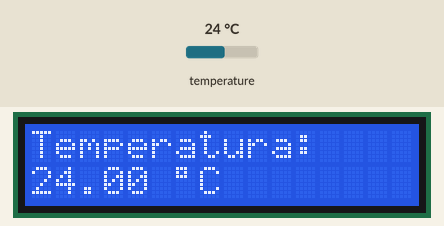
Simulated run of this sketch. Board: Arduino Uno, built with avr-gcc and run on an emulated ATmega328P. On the bench: 16×2 character LCD. The test bench sets the inputs (shaded band); at power-on: temperature 24 °C. What the sketch prints to the serial monitor is not drawn.

Above: at 1.2 s.
1.3 s: temperature set to 12 °C
At 11.3 s:
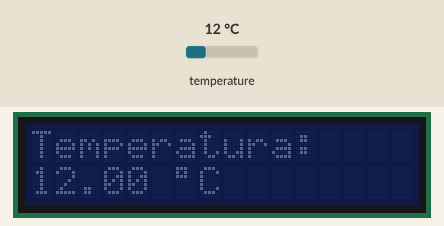
12.0 s: temperature set to 19 °C
At 17.3 s:
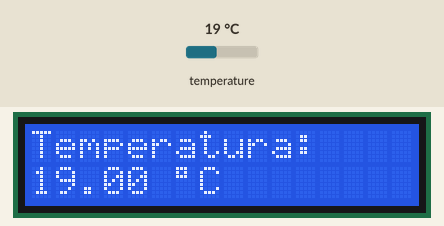
18.4 s: temperature set to 28 °C
At 23.1 s:
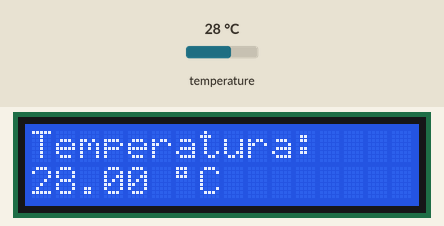
Timing chart, 0 to 24.6 s (numbered marks = the images above; inputs shaded):
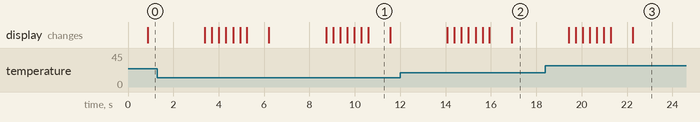

Measured:
- what the display in image 1 shows lasts 1.0 s, from 10.6 s to 11.6 s

The sketch:

R01_N2.ino
```cpp
// Incluir as bibliotecas necessarias
#include <OneWire.h> // Responsável por coordenar a comunicacao com o sensor
#include <DallasTemperature.h> // Responsável por receber os dados do sensor e os interpretar
#include <LiquidCrystal_I2C.h> // Gere o display LCD

// Pre configurar a comunicacao entre o DS18B20 e o Arduino
#define ONE_WIRE_BUS 2 // Define o pino do Arduino que recebera os dados do sensor transferidos pelo oneWire

OneWire oneWire(ONE_WIRE_BUS); // Estabelece comunicacao via oneWire com o DS18B20 atraves do pino ja definido

DallasTemperature sensor(&oneWire); // Aponta para a biblioteca a presenca de sensores conectados atraves da comunicacao estabelecida

const int LCD_linhas = 2; // Número de linhas do seu display LCD
const int LCD_colunas = 16; // Número de colunas do seu display LCD
const int numeroPiscadas = 3; // Número de vezes que o dado pisca
// As próximas 3 variáveis descrevem os intervalos de tempo empregados no display LCD e podem ser editados conforme o desejo do usuário
// OBS: Como todo o processo de requisitar, receber e interpretar o dado de temperatura leva, aproximadamente, 0.5 seg, para manter um intervalo total de cerca de 5 seg, a soma das variáveis abaixo foi ajustada para cerca de 4.5 seg
const float LCD_tempoAceso = 2.5; // Tempo, em segundos, em que o dado é exibido
const float LCD_tempoPiscando = 1.8; // Tempo, em segundos, em que o dado permanece piscando
const float LCD_tempoApagado = 0.2; // Intervalo, em segundos, entre a exibição dos dados

LiquidCrystal_I2C lcd(0x27,LCD_colunas,LCD_linhas); // Declara o display como um objeto chamado "lcd"

// Comandos executados ao inicializar o Arduino
void setup() {

  Serial.begin(9600); // Inicia a porta serial com velocidade de 9600

  sensor.begin(); // Inicia os sensores

  lcd.init(); // Inicia o display lcd(x, y), de x colunas e y linhas; Nesse caso, lcd(16,2);
  lcd.backlight(); // Liga a luz de fundo do display
  lcd.setCursor(0, 0); // Posiciona o cursor na primeira coluna (0) e na primeira linha (0)
  lcd.print("Temperatura: "); // Imprime, na primeira linha, o texto “Temperatura:”
  Serial.println("Display LCD ligado"); // Informa, na porta serial, que o display esta ligado

}

// Comandos que serao executados repetidamente (loop)
void loop() {

  sensor.requestTemperatures(); // Solicita ao sensor os dados de temperatura

  float tempC = sensor.getTempCByIndex(0); // Recebe o dado, o converte para graus Celsius e o armazena na variavel tempC

  if (tempC != -127.00) { // Caso o sensor funcione corretamente

    // Os proximos comandos imprimem a temperatura na porta serial
    Serial.print("Temperatura: ");
    Serial.print(tempC); // Imprime a temperatura obtida
    Serial.print(" °C"); // Imprime o simbolo de grau e a letra “C”
    Serial.println(); // Imprime uma quebra de linha

    // O resultado fica como:
    /*
      Temperatura: 25.75 °C
    */

    lcd.backlight(); // Liga a luz de fundo do display

    // Os proximos comandos imprimem a temperatura no display LCD
    lcd.setCursor(0, 1); // Posiciona o cursor na primeira coluna (0) e na segunda linha (1)
    lcd.print(tempC); // Imprime o valor da temperatura coletada
    lcd.print(" ");
    lcd.print(char(223)); // Imprime o simbolo de grau
    lcd.print("C"); // Imprime a letra “C”

    // O resultado fica como:
    /*
      Temperatura:
      25.75 °C
    */

    delay(LCD_tempoAceso * 1000); // Estabelece um intervalo em milisegundos entre as medicoes

    // Apaga e reescreve o valor no display, fazendo o valor piscar
    for (int i = 0; i < numeroPiscadas; i++) {
      lcd.setCursor(0, 1);
      for (int j = 0; j < LCD_colunas; j++) {
        lcd.print(" ");
      }

      delay((LCD_tempoPiscando * 1000)/(numeroPiscadas * 2)); // Gere uma pausa entre os processos de apagar e reescreer os dados

      lcd.setCursor(0, 1); // Posiciona o cursor na primeira coluna (0) e na segunda linha (1)
      lcd.print(tempC); // Imprime o valor da temperatura coletada
      lcd.print(" ");
      lcd.print(char(223)); // Imprime o simbolo de grau
      lcd.print("C"); // Imprime a letra “C”

      delay((LCD_tempoPiscando * 1000)/(numeroPiscadas * 2)); // Gere uma pausa entre os processos de apagar e reescreer os dados
    }

    lcd.noBacklight(); // Desliga a luz de fundo do display

    delay(LCD_tempoApagado*1000);

  } else { // Caso o sensor nao funcione corretamente

    Serial.println("Erro ao ler temperatura!"); // Imprime uma mensagem de erro

  }
}
```
